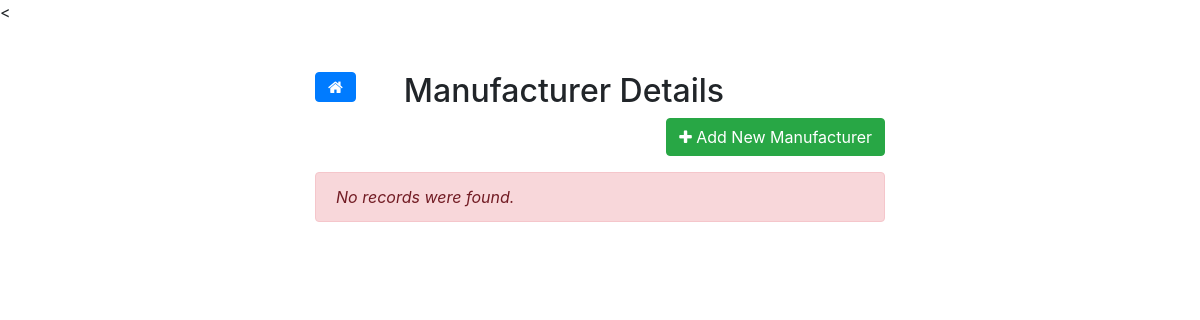
Before: /PHP/Manufacturer/index.php with the older database file.
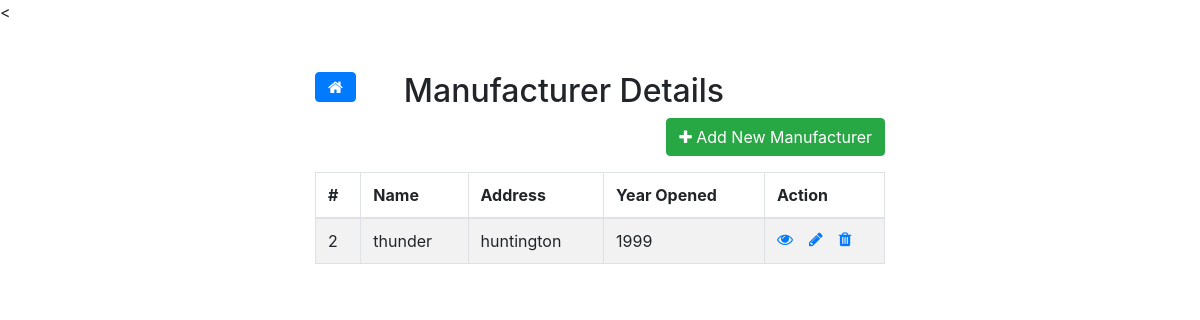
After: the same page with the newer database file.
### tables this page shows
CREATE TABLE `manufacturer` (
  `id` int NOT NULL AUTO_INCREMENT,
  `name` varchar(45) NOT NULL,
  `address` varchar(45) DEFAULT NULL,
  `year_opened` varchar(45) DEFAULT NULL,
  PRIMARY KEY (`id`)
);

### PHP/Manufacturer/index.php (the view, shortened to what this page needs)
<!DOCTYPE html>
<html lang="en">
<head>
    <link rel="stylesheet" href="https://stackpath.bootstrapcdn.com/bootstrap/4.5.2/css/bootstrap.min.css">
    <link rel="stylesheet" href="https://maxcdn.bootstrapcdn.com/font-awesome/4.7.0/css/font-awesome.min.css">
</head>
<body>
    <div class="wrapper">
        <div class="container-fluid">
            <div class="row">
                <div class="col-md-12">
                    <div class="mt-5 mb-3 clearfix">
                        <a href="../welcome.php" class="btn btn-primary pull-left mr-5"><i class="fa fa-home"></i></a>
                        <h2 class="pull-left">Manufacturer Details</h2>
                        <a href="create.php" class="btn btn-success pull-right"><i class="fa fa-plus"></i> Add New Manufacturer</a>
                    </div>
                    <?php
                    require_once "../config.php";
                    $sql = "SELECT * FROM manufacturer";
                    if($result = mysqli_query($link, $sql)){
                        if(mysqli_num_rows($result) > 0){
                            echo '<table class="table table-bordered table-striped">';
                                echo "<thead>";
                                    echo "<tr>";
                                        echo "<th>#</th>";
                                        echo "<th>Name</th>";
                                        echo "<th>Address</th>";
                                        echo "<th>Year Opened</th>";
                                        echo "<th>Action</th>";
                                    echo "</tr>";
                                echo "</thead>";
                                echo "<tbody>";
                                while($row = mysqli_fetch_array($result)){
                                    echo "<tr>";
                                        echo "<td>" . $row['id'] . "</td>";
                                        echo "<td>" . $row['name'] . "</td>";
                                        echo "<td>" . $row['address'] . "</td>";
                                        echo "<td>" . $row['year_opened'] . "</td>";
                                        echo "<td>";
                                            echo '<a href="read.php?id='. $row['id'] .'" class="mr-3" title="View Record" data-toggle="tooltip"><span class="fa fa-eye"></span></a>';
                                            echo '<a href="update.php?id='. $row['id'] .'" class="mr-3" title="Update Record" data-toggle="tooltip"><span class="fa fa-pencil"></span></a>';
                                            echo '<a href="delete.php?id='. $row['id'] .'" title="Delete Record" data-toggle="tooltip"><span class="fa fa-trash"></span></a>';
                                        echo "</td>";
                                    echo "</tr>";
                                }
                                echo "</tbody>";
                            echo "</table>";
                        } else{
                            echo '<div class="alert alert-danger"><em>No records were found.</em></div>';
                        }
                    } else{
                        echo "Oops! Something went wrong. Please try again later.";
                    }
                    ?>
                </div>
            </div>
        </div>
    </div>
</body>
</html>

### PHP/Manufacturer/index.php (style rules this page uses)
.wrapper { width: 600px; margin: 0 auto; }
table tr td:last-child { width: 120px; }

Changed rows visible on the page:
added manufacturer: id "2", name "thunder", address "huntington", year_opened "1999"
Other visible differences:
text no longer shown: "No records were found."
text now shown: "# Name Address Year Opened Action"
